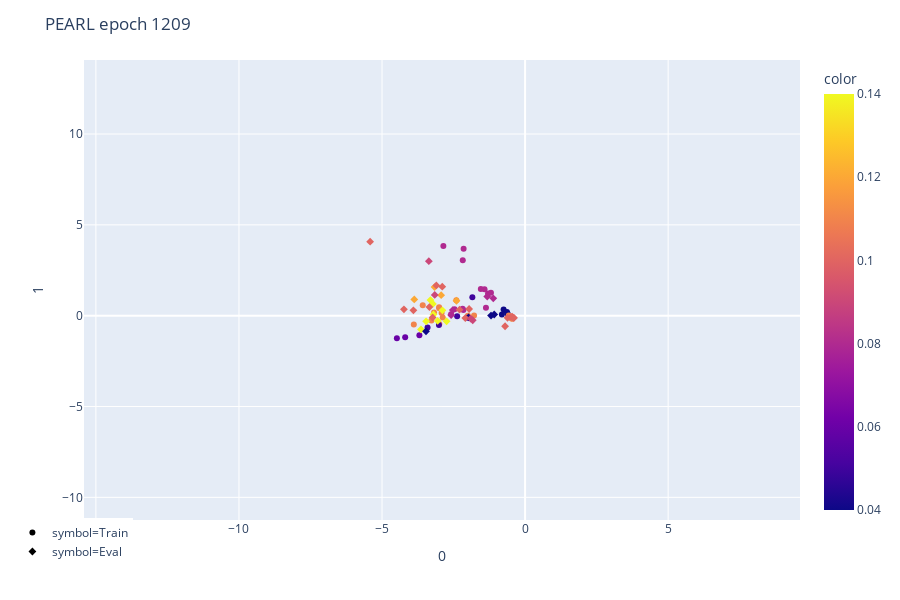
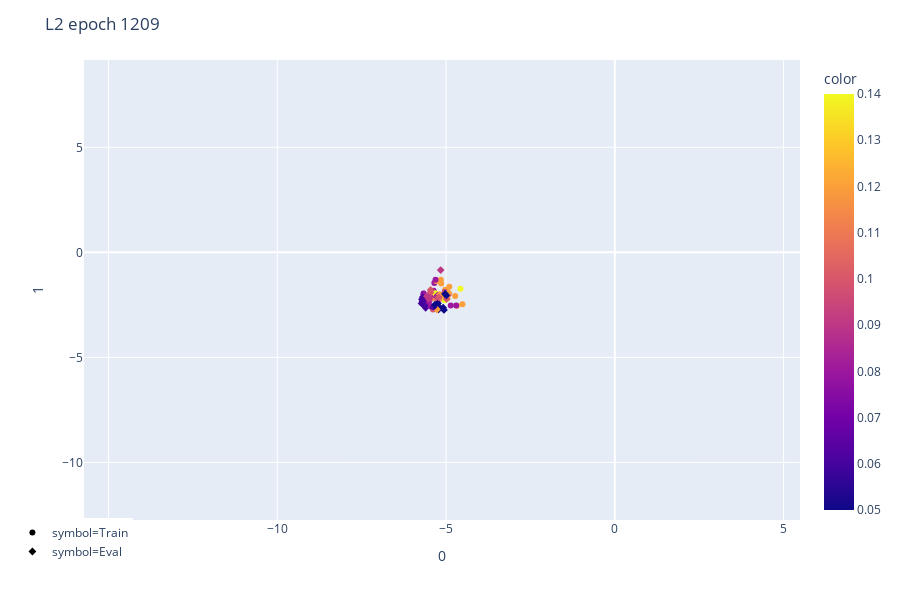

Notebook cell for these charts, in order:
### Code cell
for experiment_path, experiment_name, task_param, adapt_index in results:
    embeddings = []
    for filename in os.listdir(experiment_path):
        if 'embeddings_' in filename:
            embeddings.append(os.path.join(experiment_path, filename))
    embeddings.sort(key=lambda x: float(x.split('_')[-1].split('.')[0]))

    frames = []
    all_embeddings = None
    for embedding in embeddings:
        file = open(embedding, 'rb')
        data = pickle.load(file) # {'embeddings', 'labels', 'tasks', 'num_train_tasks', 'epoch'}
        # [train + eval tasks, evals, rollouts, embeddings] -> [tasks+evals+rollouts, embedding]
        if len(data['embeddings'].shape) > 3:
            data['embeddings'] = np.transpose(data['embeddings'], (2, 0, 1, 3))
            data['embeddings'] = np.reshape(data['embeddings'], (
                data['embeddings'].shape[0], # rollouts
                -1, # stack all eval embeddings, task over task
                data['embeddings'].shape[3], # embedding dimension
            ))
        data['embeddings'] = data['embeddings'][-1] # use only last rollout
        frames.append(data)
        if all_embeddings is None:
            all_embeddings = data['embeddings']
        else:
            all_embeddings = np.concatenate((all_embeddings, data['embeddings']), axis=0)

    pca = PCA(n_components=2)
    pca.fit(all_embeddings)

    #xrange = [10000000, -10000000]
    #yrange = [10000000, -10000000]
    for i, frame in enumerate(frames):
        frames[i]['embeddings'] = pca.transform(frame['embeddings'])

        # xrange = [
        #     np.min([ xrange[0], np.min(frames[i]['embeddings'][:, 0]) ]),
        #     np.max([ xrange[1], np.max(frames[i]['embeddings'][:, 0]) ])
        # ]
        # yrange = [
        #     np.min([ yrange[0], np.min(frames[i]['embeddings'][:, 1]) ]),
        #     np.max([ yrange[1], np.max(frames[i]['embeddings'][:, 1]) ])
        # ]

    # xrange = [
    #     np.min(frames[-1]['embeddings'][:, 0]) - 10, 
    #     np.max(frames[-1]['embeddings'][:, 0]) + 10
    # ]
    # yrange = [
    #     np.min(frames[-1]['embeddings'][:, 1]) - 10,
    #     np.max(frames[-1]['embeddings'][:, 1]) + 10
    # ]
    alpha = 0.5
    for frame in frames:
        xrange = [
            np.min(frame['embeddings'][:, 0]), 
            np.max(frame['embeddings'][:, 0])
        ]
        yrange = [
            np.min(frame['embeddings'][:, 1]),
            np.max(frame['embeddings'][:, 1])
        ]
        if frame['epoch'] != 1209:
            continue
        # xrange = [
        #     np.min(frames[i]['embeddings'][:, 0]) + alpha * xrange[0],
        #     np.max(frames[i]['embeddings'][:, 0]) + alpha * xrange[1]
        # ]
        # yrange = [
        #     np.min(frames[i]['embeddings'][:, 1]) + alpha * yrange[0],
        #     np.max(frames[i]['embeddings'][:, 1]) + alpha * yrange[1]
        # ] 

        plott(
            frame['embeddings'], 
            frame['labels'], 
            title=experiment_name + ' epoch {}'.format(frame['epoch']), 
            task_param=task_param, 
            show_labels=False,
            n_components=2,
            xrange=xrange,
            yrange=yrange
        )

### Figure 1 — Plotly figure (JSON) as saved in the notebook; plotly's stock layout.template omitted (floating-point values rounded to 4 significant figures)
{"data": [{"hoverlabel": {"namelength": 0}, "hovertemplate": "symbol=Train<br>0=%{x}<br>1=%{y}<br>color=%{marker.color}", "legendgroup": "symbol=Train", "marker": {"color": [0.11, 0.11, 0.11, 0.11, 0.04, 0.04, 0.04, 0.04, 0.08, 0.08, 0.08, 0.08, 0.08, 0.08, 0.08, 0.08, 0.11, 0.11, 0.11, 0.11, 0.11, 0.11, 0.11, 0.11, 0.08, 0.08, 0.08, 0.08, 0.11, 0.11, 0.11, 0.11, 0.06, 0.06, 0.06, 0.06, 0.05, 0.05, 0.05, 0.05], "coloraxis": "coloraxis", "symbol": "circle"}, "mode": "markers", "name": "symbol=Train", "showlegend": true, "type": "scatter", "x": [-3.004, -2.917, -3.182, -3.0, -0.7509, -0.609, -0.6344, -0.8104, -1.367, -2.587, -2.856, -2.158, -2.177, -2.464, -2.185, -2.148, -3.273, -3.577, -2.878, -3.889, -2.403, -1.783, -2.996, -0.4566, -1.296, -1.193, -1.418, -1.547, -0.5692, -0.5076, -0.4474, -1.998, -4.481, -3.694, -4.191, -2.02, -2.375, -1.843, -3.01, -3.408], "xaxis": "x", "y": [0.4642, 0.1497, 0.1696, 0.4136, 0.34, 0.1014, 0.2072, 0.07204, 0.4428, 0.0848, 3.833, 0.3148, 3.048, 0.3575, 0.3884, 3.687, -0.2699, 0.5714, -0.1019, -0.4909, 0.8535, 0.007067, -0.4606, -0.1719, 1.217, 1.257, 1.462, 1.474, 0.009313, -0.117, -0.1554, -0.008297, -1.247, -1.073, -1.182, -0.1099, -0.03418, 1.012, -0.5137, -0.6478], "yaxis": "y"}, {"hoverlabel": {"namelength": 0}, "hovertemplate": "symbol=Eval<br>0=%{x}<br>1=%{y}<br>color=%{marker.color}", "legendgroup": "symbol=Eval", "marker": {"color": [0.14, 0.14, 0.14, 0.14, 0.14, 0.14, 0.14, 0.14, 0.04, 0.04, 0.04, 0.04, 0.12, 0.12, 0.12, 0.12, 0.1, 0.1, 0.1, 0.1, 0.09, 0.09, 0.09, 0.09, 0.08, 0.08, 0.08, 0.08, 0.1, 0.1, 0.1, 0.1, 0.1, 0.1, 0.1, 0.1, 0.1, 0.1, 0.1, 0.1], "coloraxis": "coloraxis", "symbol": "diamond"}, "mode": "markers", "name": "symbol=Eval", "showlegend": true, "type": "scatter", "x": [-2.889, -3.055, -3.307, -3.221, -3.459, -3.202, -3.639, -2.743, -1.19, -3.462, -1.974, -1.079, -3.164, -3.873, -2.934, -2.397, -0.6992, -0.392, -0.4504, -2.09, -1.83, -3.158, -3.364, -1.903, -2.585, -2.526, -1.323, -1.112, -2.29, -3.231, -0.4898, -0.3941, -2.895, -0.6129, -5.416, -3.102, -3.344, -3.903, -1.956, -4.234], "xaxis": "x", "y": [0.2925, -0.2848, 0.8581, 0.6463, -0.3091, 0.06546, -0.7546, -0.3121, 0.004488, -0.859, -0.09589, 0.06502, 1.577, 0.8943, 1.131, 0.8223, -0.5827, -0.1157, -0.05761, -0.1322, -0.2501, 1.143, 3.001, -0.1565, 0.03116, 0.3074, 1.052, 0.9552, 0.3317, -0.0996, -0.06133, -0.1258, 1.599, -0.1142, 4.074, 1.667, 0.4726, 0.297, 0.3685, 0.3526], "yaxis": "y"}], "layout": {"coloraxis": {"colorbar": {"title": {"text": "color"}}, "colorscale": [[0, "#0d0887"], [0.1111, "#46039f"], [0.2222, "#7201a8"], [0.3333, "#9c179e"], [0.4444, "#bd3786"], [0.5556, "#d8576b"], [0.6667, "#ed7953"], [0.7778, "#fb9f3a"], [0.8889, "#fdca26"], [1, "#f0f921"]]}, "height": 600, "legend": {"tracegroupgap": 0, "x": -0.1, "y": -0.1}, "margin": {"t": 60}, "title": {"text": "PEARL epoch 1209"}, "xaxis": {"anchor": "y", "domain": [0, 1], "range": [-15.42, 9.608], "title": {"text": "0"}}, "yaxis": {"anchor": "x", "domain": [0, 1], "range": [-11.25, 14.07], "title": {"text": "1"}}}}

### Figure 2 — Plotly figure (JSON) as saved in the notebook; plotly's stock layout.template omitted (floating-point values rounded to 4 significant figures)
{"data": [{"hoverlabel": {"namelength": 0}, "hovertemplate": "symbol=Train<br>0=%{x}<br>1=%{y}<br>color=%{marker.color}", "legendgroup": "symbol=Train", "marker": {"color": [0.11, 0.11, 0.11, 0.11, 0.11, 0.11, 0.11, 0.11, 0.08, 0.08, 0.08, 0.08, 0.12, 0.12, 0.12, 0.12, 0.1, 0.1, 0.1, 0.1, 0.07, 0.07, 0.07, 0.07, 0.12, 0.12, 0.12, 0.12, 0.14, 0.14, 0.14, 0.14, 0.12, 0.12, 0.12, 0.12, 0.08, 0.08, 0.08, 0.08], "coloraxis": "coloraxis", "symbol": "circle"}, "mode": "markers", "name": "symbol=Train", "showlegend": true, "type": "scatter", "x": [-5.251, -5.308, -5.341, -5.105, -5.24, -5.318, -5.427, -5.314, -5.347, -5.348, -5.28, -5.367, -5.156, -4.975, -5.107, -5.145, -5.557, -5.255, -5.387, -4.919, -5.431, -5.67, -5.588, -5.665, -4.68, -4.96, -5.06, -5.027, -5.313, -5.319, -4.573, -5.036, -4.902, -4.73, -5.29, -4.514, -5.042, -4.862, -4.7, -5.311], "xaxis": "x", "y": [-2.064, -2.041, -1.913, -2.207, -2.0, -2.126, -2.198, -2.012, -1.462, -2.02, -2.06, -1.825, -1.308, -2.089, -2.015, -1.482, -2.193, -2.341, -2.716, -1.986, -2.59, -2.233, -2.276, -1.959, -2.543, -2.192, -2.073, -1.783, -1.963, -1.952, -1.728, -2.284, -1.642, -2.081, -1.365, -2.468, -1.903, -2.528, -2.527, -1.303], "yaxis": "y"}, {"hoverlabel": {"namelength": 0}, "hovertemplate": "symbol=Eval<br>0=%{x}<br>1=%{y}<br>color=%{marker.color}", "legendgroup": "symbol=Eval", "marker": {"color": [0.09, 0.09, 0.09, 0.09, 0.08, 0.08, 0.08, 0.08, 0.05, 0.05, 0.05, 0.05, 0.06, 0.06, 0.06, 0.06, 0.08, 0.08, 0.08, 0.08, 0.12, 0.12, 0.12, 0.12, 0.1, 0.1, 0.1, 0.1, 0.09, 0.09, 0.09, 0.09, 0.06, 0.06, 0.06, 0.06, 0.05, 0.05, 0.05, 0.05], "coloraxis": "coloraxis", "symbol": "diamond"}, "mode": "markers", "name": "symbol=Eval", "showlegend": true, "type": "scatter", "x": [-5.501, -5.506, -5.532, -5.515, -5.587, -5.529, -5.655, -5.64, -5.221, -5.241, -5.186, -5.086, -5.687, -5.726, -5.605, -5.698, -5.542, -5.551, -5.256, -5.506, -5.27, -5.064, -4.924, -5.186, -5.458, -5.215, -4.987, -5.461, -5.512, -5.585, -5.159, -5.525, -5.632, -5.366, -5.687, -5.714, -5.032, -5.061, -4.989, -5.329], "xaxis": "x", "y": [-2.122, -2.196, -2.265, -2.34, -2.431, -2.399, -2.018, -2.004, -2.712, -2.427, -2.631, -2.635, -2.127, -2.43, -2.636, -2.328, -2.399, -2.331, -2.056, -2.5, -2.719, -1.978, -1.922, -2.009, -1.786, -2.14, -2.214, -1.908, -2.215, -2.113, -0.8432, -2.117, -2.54, -2.597, -2.332, -2.228, -1.972, -2.739, -2.051, -2.491], "yaxis": "y"}], "layout": {"coloraxis": {"colorbar": {"title": {"text": "color"}}, "colorscale": [[0, "#0d0887"], [0.1111, "#46039f"], [0.2222, "#7201a8"], [0.3333, "#9c179e"], [0.4444, "#bd3786"], [0.5556, "#d8576b"], [0.6667, "#ed7953"], [0.7778, "#fb9f3a"], [0.8889, "#fdca26"], [1, "#f0f921"]]}, "height": 600, "legend": {"tracegroupgap": 0, "x": -0.1, "y": -0.1}, "margin": {"t": 60}, "title": {"text": "L2 epoch 1209"}, "xaxis": {"anchor": "y", "domain": [0, 1], "range": [-15.73, 5.486], "title": {"text": "0"}}, "yaxis": {"anchor": "x", "domain": [0, 1], "range": [-12.74, 9.157], "title": {"text": "1"}}}}
